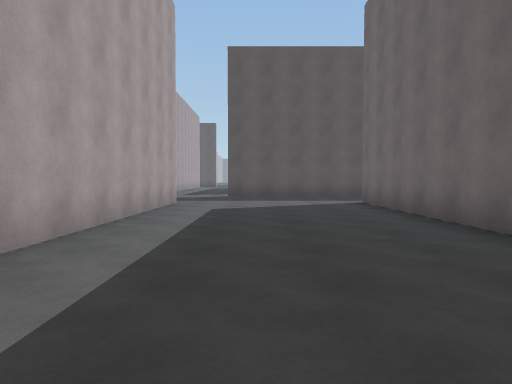
[1] (above)

24 first-person views from a walk through a 3-D level made in the Unity game engine. The camera is 1.2 m above the floor, tilts 2° down and sees 70° across. The floor is counted in squares, 2 m on a side. Each view is taken from the middle of a square. On the plan, view 1 faces up. The plan holds only what a view shows up to about 10 squares ahead; the rest is blank. The place goes on beyond the plan. The player is left out.

[2]
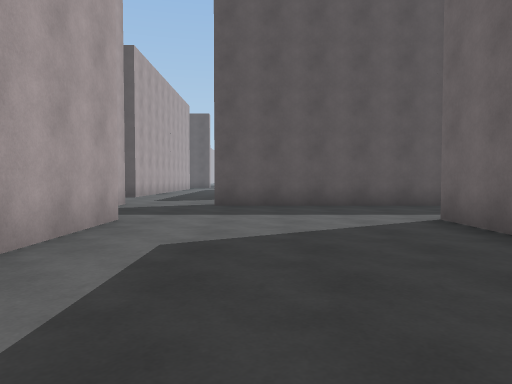

[3]
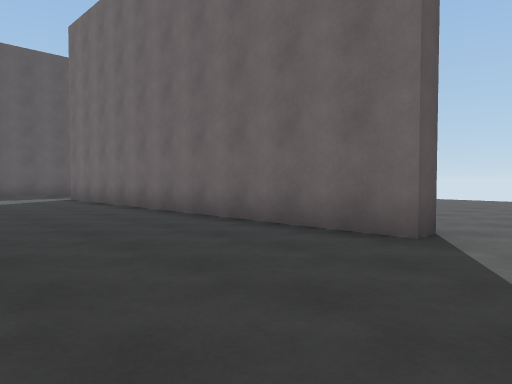

[4]
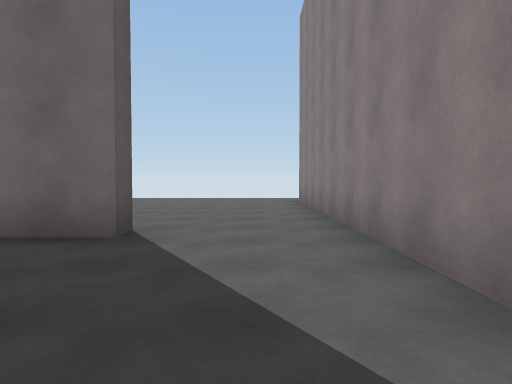

[5]
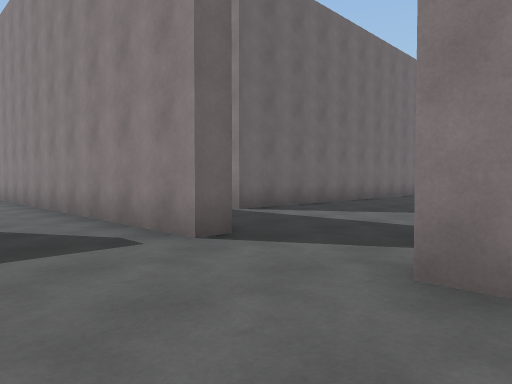

[6]
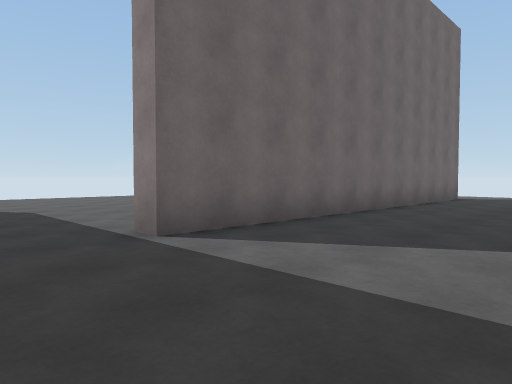

[7]
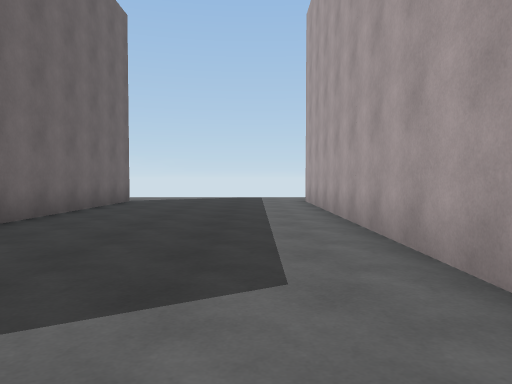

[8]
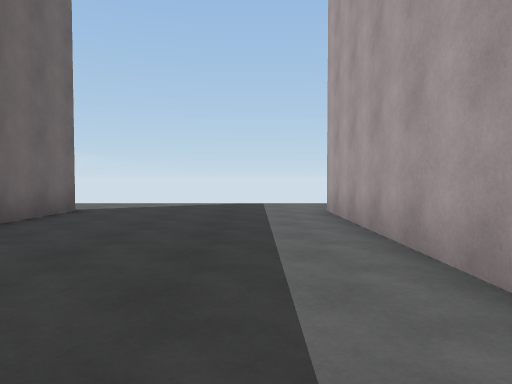

[9]
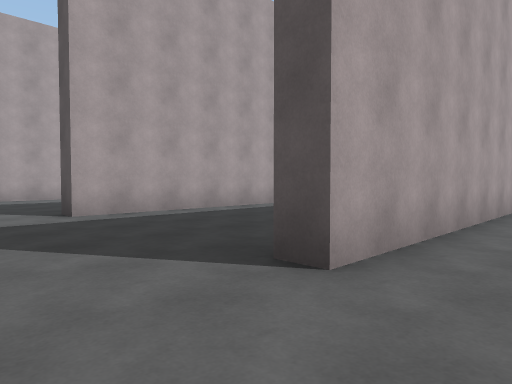

[10]
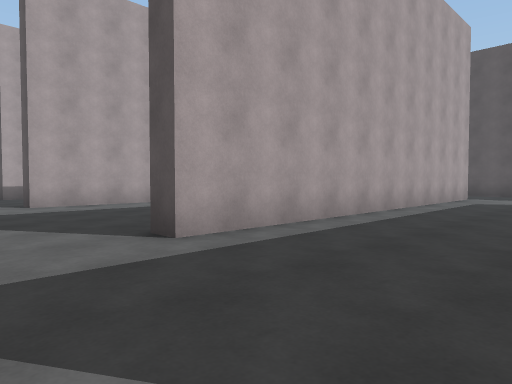

[11]
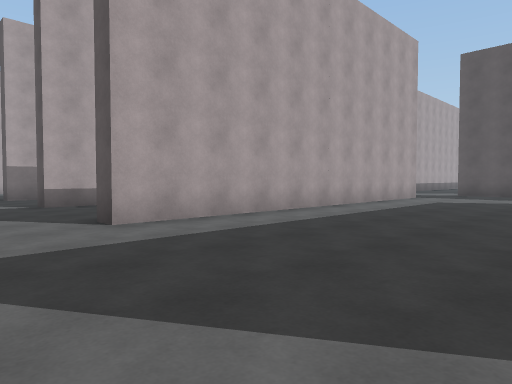

[12]
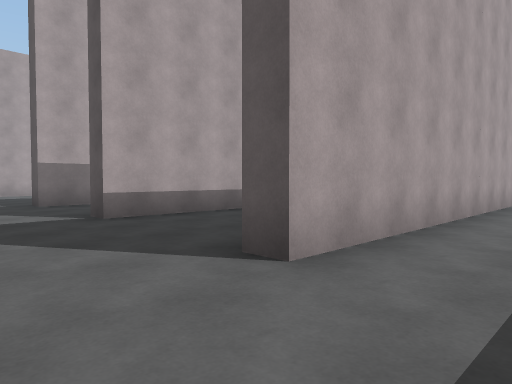

[13]
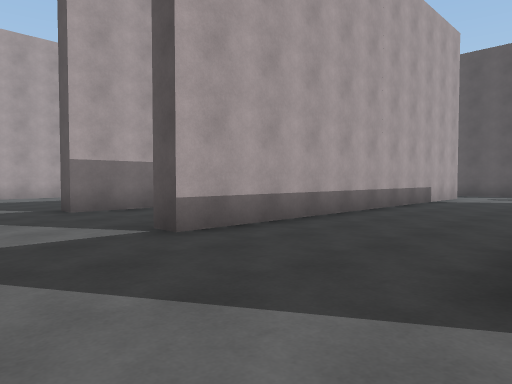

[14]
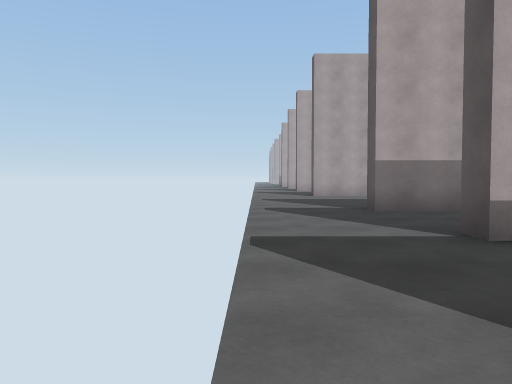

[15]
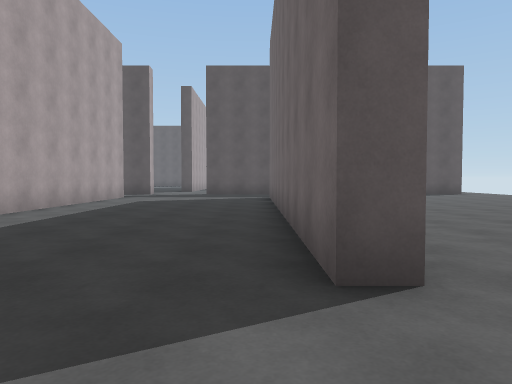

[16]
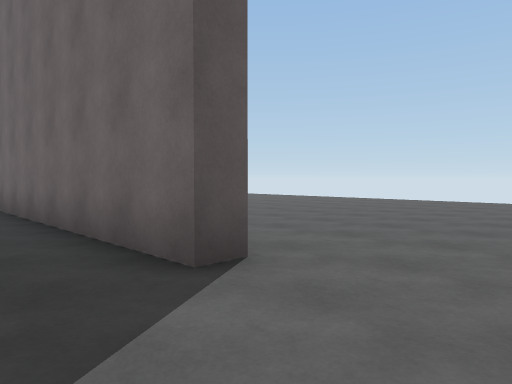

[17]
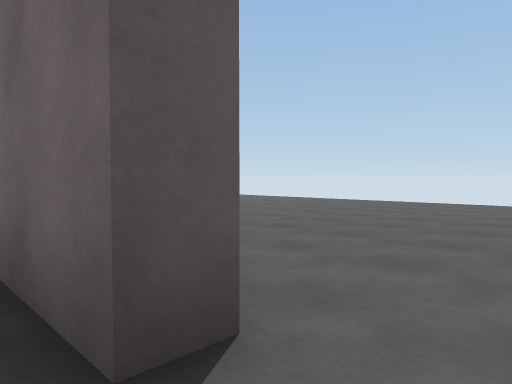

[18]
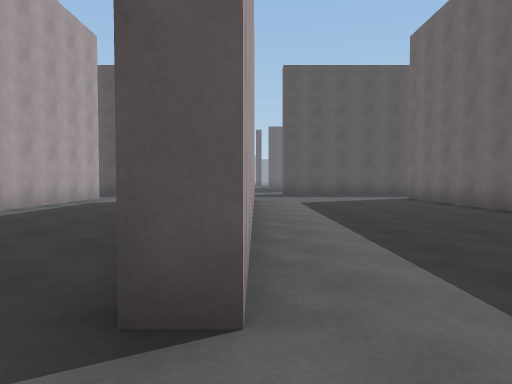

[19]
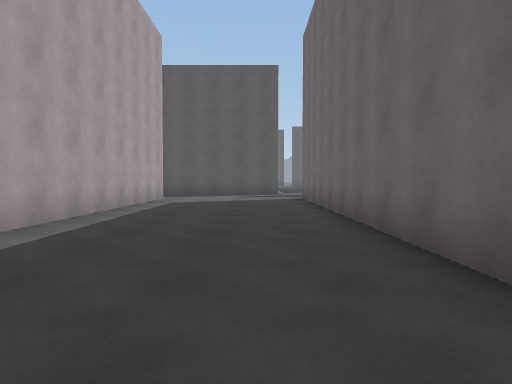

[20]
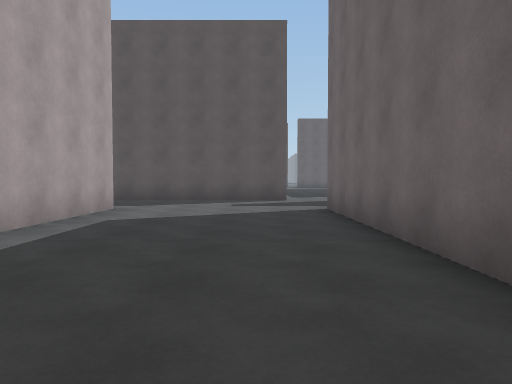

[21]
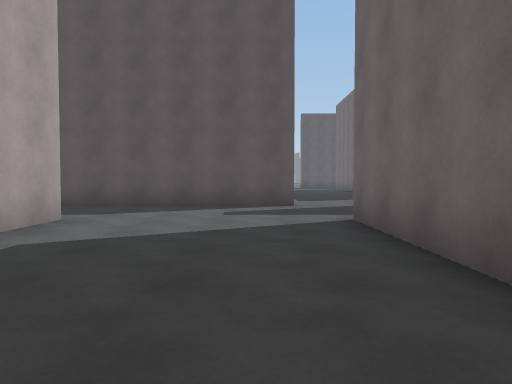

[22]
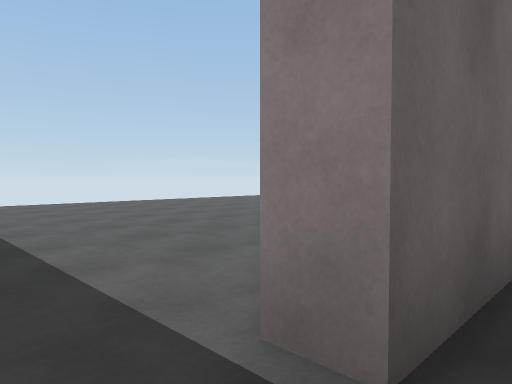

[23]
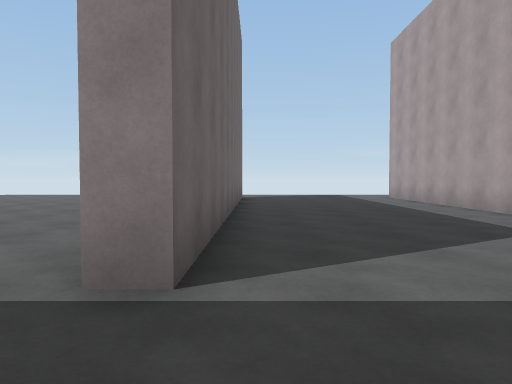

[24]
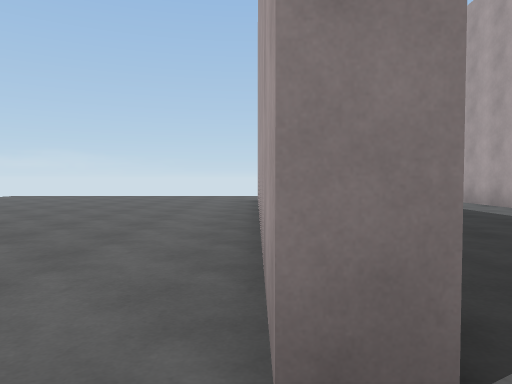

### Floor plan
Points are (right, up) in squares from view 1. A wall is a line through its corners. A room is listed if a view was taken in it or the views show most of it. See-through windows are left out.
Room 1 (views 1, 2)
walls: (-2, 9.5) (-2, -0.6); (3.4, -0.6) (2.8, -0.6) (2.8, 9.5); (4.2, 12.3) (-1, 12.3); (0.6, -3.2) (3.5, -3.2)
ways out: opening at (0, -1.3) to room 2; opening at (-0.3, 10); opening at (3, -1.5); opening at (3, 10.5)
Room 2 (views 3, 4, 6, 7, 8, 9, 10, 11, 12, 13, 14, 15, 16, 17, 18, 22, 23, 24)
walls: (-3.4, -7.9) (-3.4, -16) (-3.9, -16); (-8.2, -7) (-8.2, -16) (-8.8, -16); (-3.6, -3.2) (-3.1, -3.2); (-0.9, -3.7) (-0.9, -3.2) (0.6, -3.2); (2, -16) (1.4, -16) (1.4, -6) (1.9, -6) (1.9, -11); (-13.7, -8.4) (-13.7, -16) (-14.2, -16); (-2, -0.6) (-2.6, -0.6); (-17.5, -7.4) (-17.5, -15.7) (-18.1, -15.7); (-21, -14) (-21, -15.7) (-21.5, -15.7)
ways out: opening at (0, -1.3) to room 1; opening at (-3.5, -1.5) to room 3
Room 3 (views 5, 19, 20, 21)
walls: (-6.9, 9.5) (-6.9, 2.1); (-2.5, 0) (-2.5, 9.5); (-3.1, 12.3) (-6.5, 12.3)
ways out: opening at (-3.5, -1.5) to room 2; opening at (-7, 10.5); opening at (-3, 10.3)

Where each view was taken, in squares from view 1:
view 1: 0 up, 0 right, facing up
view 2: 4 up, 0 right, facing up
view 3: 2 down, 1 left, facing up-right
view 4: 2 down, 1 left, facing right
view 5: 1 down, 4 left, facing down-right
view 6: 4 down, 2 left, facing down-right
view 7: 6 down, 2 left, facing down
view 8: 9 down, 2 left, facing down
view 9: 18 down, 2 left, facing up-left
view 10: 18 down, 5 left, facing up-left
view 11: 18 down, 9 left, facing up-left
view 12: 18 down, 12 left, facing up-left
view 13: 18 down, 14 left, facing up-left
view 14: 18 down, 14 left, facing left
view 15: 18 down, 1 right, facing up
view 16: 18 down, 0 right, facing up-right
view 17: 17 down, 1 right, facing up-right
view 18: 2 down, 2 left, facing up
view 19: 2 down, 4 left, facing up
view 20: 2 up, 4 left, facing up
view 21: 4 up, 4 left, facing up
view 22: 5 down, 1 right, facing down-right
view 23: 4 down, 1 right, facing down
view 24: 5 down, 2 right, facing down
